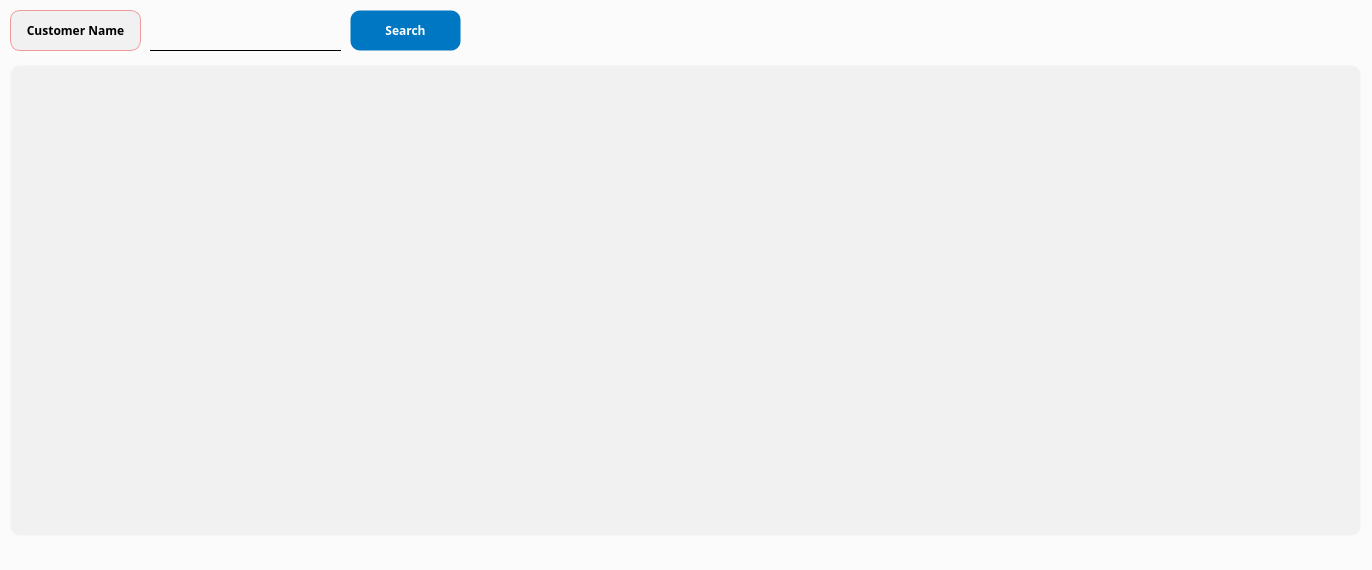
<?xml version="1.0" encoding="UTF-8"?>
<ui version="4.0">
 <class>mainWindow</class>
 <widget class="QMainWindow" name="mainWindow">
  <property name="geometry">
   <rect>
    <x>0</x>
    <y>0</y>
    <width>1372</width>
    <height>570</height>
   </rect>
  </property>
  <property name="windowTitle">
   <string>Loan Search</string>
  </property>
  <property name="styleSheet">
   <string notr="true">QWidget {
	background-color: #fbfbfb;
}

QTableView {
	background-color: #f1f1f1;
	border: 1px solid transparent;
	border-radius: 10px;
}

QPushButton {
    background-color: #0077c2;
    color: white;
    border: 1px solid transparent;
    border-radius: 10px;
    padding: 5px 10px;
}

QPushButton:hover {
    border: 1px solid white;
}

QPushButton:pressed {
    background-color: #005f9e;
    padding-top: 6px;
    padding-bottom: 4px;
}

QPushButton:disabled {
    background-color: lightgray;
    color: gray;
    border: 1px solid gray;
}
</string>
  </property>
  <widget class="QWidget" name="centralwidget">
   <widget class="QPushButton" name="searchButton">
    <property name="geometry">
     <rect>
      <x>350</x>
      <y>10</y>
      <width>111</width>
      <height>41</height>
     </rect>
    </property>
    <property name="font">
     <font>
      <family>Arial Black</family>
      <weight>75</weight>
      <bold>true</bold>
     </font>
    </property>
    <property name="styleSheet">
     <string notr="true">QPushButton {
    background-color: #0077c2;
    color: white;
    border: 1px solid transparent;
    border-radius: 10px;
    padding: 5px 10px;
}

QPushButton:hover {
    border: 1px solid white;
}

QPushButton:pressed {
    background-color: #005f9e;
    padding-top: 6px;
    padding-bottom: 4px;
}

QPushButton:disabled {
    background-color: lightgray;
    color: gray;
    border: 1px solid gray;
}
</string>
    </property>
    <property name="text">
     <string>Search</string>
    </property>
   </widget>
   <widget class="QTableView" name="overdueLoanTable">
    <property name="geometry">
     <rect>
      <x>10</x>
      <y>65</y>
      <width>1351</width>
      <height>471</height>
     </rect>
    </property>
    <property name="font">
     <font>
      <family>Arial Black</family>
      <weight>75</weight>
      <bold>true</bold>
     </font>
    </property>
   </widget>
   <widget class="QLineEdit" name="customerName">
    <property name="geometry">
     <rect>
      <x>150</x>
      <y>20</y>
      <width>191</width>
      <height>31</height>
     </rect>
    </property>
    <property name="font">
     <font>
      <family>Arial Black</family>
      <pointsize>12</pointsize>
      <weight>75</weight>
      <bold>true</bold>
     </font>
    </property>
    <property name="styleSheet">
     <string notr="true">QLineEdit {
    border: none;
    border-bottom: 1px solid black;
    background-color: transparent;
    color: black;
}

QLineEdit:disabled {
    border: none;
    border-bottom: 1px solid lightgray;
    background-color: lightgray;
    color: lightgray;
}
</string>
    </property>
   </widget>
   <widget class="QLabel" name="label_22">
    <property name="geometry">
     <rect>
      <x>10</x>
      <y>10</y>
      <width>131</width>
      <height>41</height>
     </rect>
    </property>
    <property name="minimumSize">
     <size>
      <width>110</width>
      <height>0</height>
     </size>
    </property>
    <property name="maximumSize">
     <size>
      <width>16777215</width>
      <height>16777215</height>
     </size>
    </property>
    <property name="font">
     <font>
      <family>Arial Black</family>
      <pointsize>9</pointsize>
      <weight>75</weight>
      <bold>true</bold>
     </font>
    </property>
    <property name="styleSheet">
     <string notr="true">background-color:rgb(241, 241, 241);
border: 1px solid #ef9a9a;
border-radius: 10px;</string>
    </property>
    <property name="frameShape">
     <enum>QFrame::Box</enum>
    </property>
    <property name="text">
     <string>Customer Name</string>
    </property>
    <property name="alignment">
     <set>Qt::AlignCenter</set>
    </property>
   </widget>
  </widget>
 </widget>
 <tabstops>
  <tabstop>customerName</tabstop>
  <tabstop>overdueLoanTable</tabstop>
  <tabstop>searchButton</tabstop>
 </tabstops>
 <resources/>
 <connections/>
</ui>
